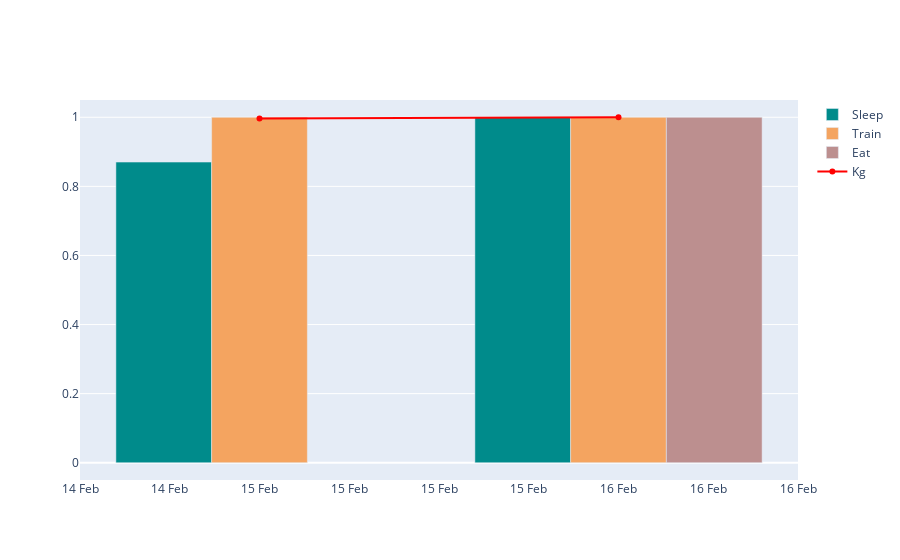

Write notebook code for a chart like this one.
### Code cell
# fig = px.bar(data_frame=df_gb[df_gb['Type'] == 'Sleep'], y='Hours', x='Date')
fig = go.Figure(
    layout=dict(
        xaxis=dict(categoryorder="category descending"),
        yaxis=dict(range=[-0.05, 1.05]),
        scattermode="group",
        legend=dict(groupclick="toggleitem"),
    )
)

fig.add_trace(
    go.Bar(
        x=df_gb[df_gb['Type'] == 'Sleep']['Date'],
        y=df_gb[df_gb['Type'] == 'Sleep']['Hours_num'],
        name="Sleep",
        hovertext=df_gb[df_gb['Type'] == 'Sleep']['Hours'],
        marker_color="darkcyan",
    )
)

fig.add_trace(
    go.Bar(
        x=df_gb[df_gb['Type'] == 'Train']['Date'],
        y=df_gb[df_gb['Type'] == 'Train']['Hours_num'],
        name="Train",
        hovertext=df_gb[df_gb['Type'] == 'Train']['Hours'],
        marker_color="sandybrown",
    )
)

fig.add_trace(
    go.Bar(
        x=df_gb[df_gb['Type'] == 'Eat']['Date'],
        y=df_gb[df_gb['Type'] == 'Eat']['Kk_num'],
        name="Eat",
        hovertext=df_gb[df_gb['Type'] == 'Eat']['Kk'],
        marker_color="rosybrown",
    )
)

fig.add_trace(
    go.Scatter(
        x=df_gb[df_gb['Type'] == 'Weight']['Date'],
        y=df_gb[df_gb['Type'] == 'Weight']['Kg_num'],
        name="Kg",
        hovertext=df_gb[df_gb['Type'] == 'Weight']['Kg'],
        mode='lines+markers',
        marker_color="red",
    )
)

fig.update_xaxes(
    tickformat="%d %b")

fig.show()

### Figure 1 — Plotly figure (JSON) as saved in the notebook; plotly's stock layout.template omitted (floating-point values rounded to 4 significant figures)
{"data": [{"hovertext": [7.18, 8.25], "marker": {"color": "darkcyan"}, "name": "Sleep", "x": ["2024-02-15T00:00:00", "2024-02-16T00:00:00"], "y": [0.8703, 1.0], "type": "bar"}, {"hovertext": [1.0, 1.0], "marker": {"color": "sandybrown"}, "name": "Train", "x": ["2024-02-15T00:00:00", "2024-02-16T00:00:00"], "y": [1.0, 1.0], "type": "bar"}, {"hovertext": [1338.0], "marker": {"color": "rosybrown"}, "name": "Eat", "x": ["2024-02-16T00:00:00"], "y": [1.0], "type": "bar"}, {"hovertext": [56.0, 56.2], "marker": {"color": "red"}, "mode": "lines+markers", "name": "Kg", "x": ["2024-02-15T00:00:00", "2024-02-16T00:00:00"], "y": [0.9964, 1.0], "type": "scatter"}], "layout": {"legend": {"groupclick": "toggleitem"}, "scattermode": "group", "xaxis": {"categoryorder": "category descending", "tickformat": "%d %b"}, "yaxis": {"range": [-0.05, 1.05]}}}
